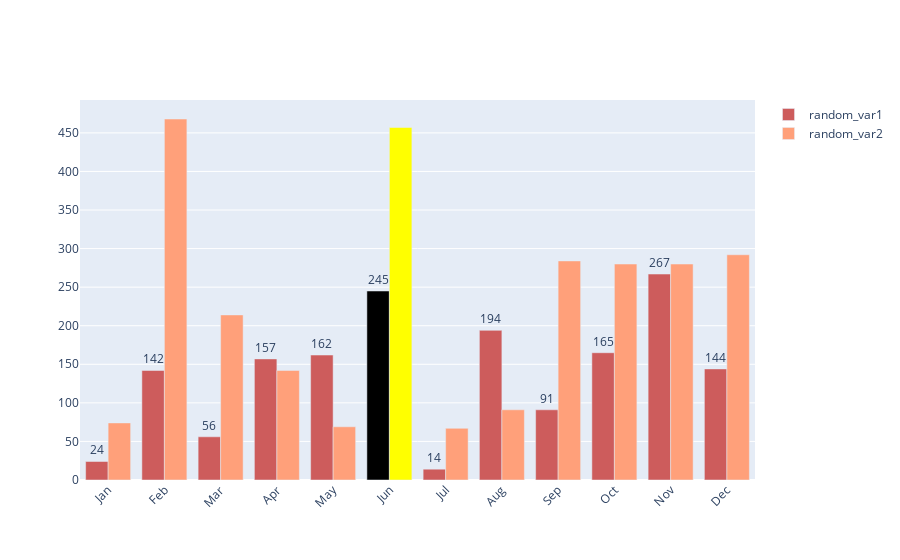

The cell this chart's notebook holds for it:
### Markdown cell above
그래프에 숫자 추가하기

### Code cell
month = ['Jan', 'Feb', 'Mar', 'Apr', 'May', 'Jun', 'Jul', 'Aug', 'Sep', 'Oct', 'Nov', 'Dec']

random_var1 = np.random.randint(0, 300, 12)
random_var2 = np.random.randint(0, 500, 12)

colors1 = ['indianred'] * 12
colors1[5] = 'black'
colors2 = ['lightsalmon'] * 12
colors2[5] = 'yellow'

texttemplate1 = ['{}'.format(i) for i in random_var1]

trace1 = go.Bar(x=month, y=random_var1, name='random_var1', marker={'color':colors1}, text=texttemplate1, textposition='outside')
trace2 = go.Bar(x=month, y=random_var2, name='random_var2', marker={'color':colors2})
layout = go.Layout(xaxis_tickangle=-45)
data = [trace1, trace2]
fig = go.Figure(data=data, layout=layout)
fig.show()

### Figure 1 — Plotly figure (JSON) as saved in the notebook; plotly's stock layout.template omitted (floating-point values rounded to 4 significant figures)
{"data": [{"marker": {"color": ["indianred", "indianred", "indianred", "indianred", "indianred", "black", "indianred", "indianred", "indianred", "indianred", "indianred", "indianred"]}, "name": "random_var1", "text": ["24", "142", "56", "157", "162", "245", "14", "194", "91", "165", "267", "144"], "textposition": "outside", "type": "bar", "x": ["Jan", "Feb", "Mar", "Apr", "May", "Jun", "Jul", "Aug", "Sep", "Oct", "Nov", "Dec"], "y": [24, 142, 56, 157, 162, 245, 14, 194, 91, 165, 267, 144]}, {"marker": {"color": ["lightsalmon", "lightsalmon", "lightsalmon", "lightsalmon", "lightsalmon", "yellow", "lightsalmon", "lightsalmon", "lightsalmon", "lightsalmon", "lightsalmon", "lightsalmon"]}, "name": "random_var2", "type": "bar", "x": ["Jan", "Feb", "Mar", "Apr", "May", "Jun", "Jul", "Aug", "Sep", "Oct", "Nov", "Dec"], "y": [74, 468, 214, 142, 69, 457, 67, 91, 284, 280, 280, 292]}], "layout": {"xaxis": {"tickangle": -45}}}
